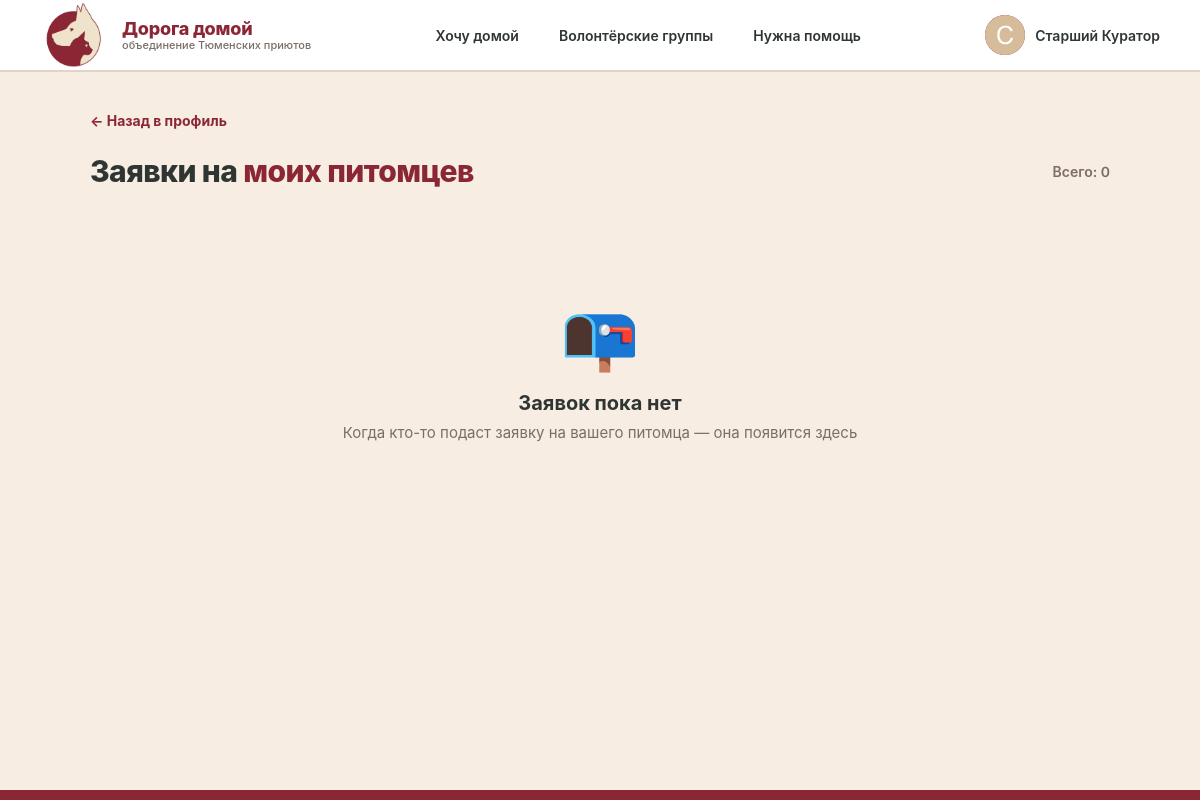
/events/my-applications/ (signed in), run on the app's committed database.
### users/models.py (models this page shows, shortened)
class User(AbstractUser):
    username = models.CharField(
        max_length=150,
        unique=True
    )
    ROLE_CHOICES = [
        ("user", "Население"),
        ("shelter", "Приют"),
    ]
    email = models.EmailField(
        verbose_name="Email",
        blank=True,
        null=True,
    )
    name = models.CharField(
        max_length=UserFieldLength.NAME,
        verbose_name="Имя",
    )
    surname = models.CharField(
        max_length=UserFieldLength.SURNAME,
        verbose_name="Фамилия",
    )
    avatar = models.ImageField(
        upload_to="avatars/",
        verbose_name="Аватарка",
        blank=True,
        null=True,
    )
    role = models.CharField(
        max_length=20,
        choices=ROLE_CHOICES,
        default="user"
    )
    phone = models.CharField(
        unique=True,
        max_length=UserFieldLength.PHONE,
        verbose_name="Телефон",
        blank=True,
        null=True,
    )
    vk = models.URLField(
        blank=True,
        verbose_name="Ссылка VK",
    )
    telegram = models.CharField(
        max_length=33,
        blank=True,
        verbose_name="Telegram",
    )
    about = models.TextField(
        blank=True,
        null=True,
        verbose_name="О себе",
    )
    favorites = models.ManyToManyField(
        "animals.Animal",
        related_name="interested_users",
        blank=True,
        verbose_name="Избранные животные",
    )
    USERNAME_FIELD = "username"
    REQUIRED_FIELDS = ["email", "name", "surname"]
    objects = UserManager()
    class Meta:
        verbose_name = "Пользователь"
        verbose_name_plural = "Пользователи"
        ordering = ["-date_joined"]

### events/views.py (the view)
# urls.py: path("my-applications/", MyApplicationsView.as_view(), name="my_applications"),
class MyApplicationsView(LoginRequiredMixin, ListView):
    model = Application
    template_name = "applications/applications_list.html"
    context_object_name = "applications"
    login_url = "users:login"
    def get_queryset(self):
        return (
            Application.objects
            .filter(animal__owner=self.request.user)
            .select_related("animal", "owner")
            .order_by("-created_at")
        )

### events/templates/applications/applications_list.html (shortened to what this page needs)
{% extends "base.html" %}
{% block content %}
<div class="page page--medium">
  <div style="margin-bottom:24px;font-size:14px;">
    <a href="{% url 'users:user_detail' request.user.id %}" style="color:var(--red);font-weight:700;">← Назад в профиль</a>
  </div>
  <div class="list-header">
    <h1>Заявки на <span style="color:var(--red);">моих питомцев</span></h1>
    <span style="font-size:14px;color:var(--muted);font-weight:600;">
      Всего: {{ applications.count }}
    </span>
  </div>
  {% if applications %}
    <div style="display:flex;flex-direction:column;gap:16px;">
      {% for app in applications %}
        <div class="section-card" style="padding:24px 28px;">
          <div style="display:flex;gap:20px;align-items:flex-start;flex-wrap:wrap;">
            <a href="{% url 'animals:details' app.animal.id %}"
               style="display:flex;align-items:center;gap:12px;flex-shrink:0;text-decoration:none;color:inherit;">
              {% with photo=app.animal.photos.first %}
                {% if photo %}
                  <img src="{{ photo.image.url }}" alt="{{ app.animal.name }}"
                       style="width:64px;height:64px;border-radius:var(--r-sm);object-fit:cover;flex-shrink:0;" />
                {% else %}
                  <div style="width:64px;height:64px;border-radius:var(--r-sm);background:var(--cream2);display:flex;align-items:center;justify-content:center;font-size:28px;flex-shrink:0;">
                    {% if app.animal.animal_type == 'cat' %}🐈{% else %}🐕{% endif %}
                  </div>
                {% endif %}
              {% endwith %}
              <div>
                <div style="font-weight:800;font-size:16px;">{{ app.animal.name }}</div>
                <div style="font-size:13px;color:var(--muted);">{{ app.animal.age_display }}, {{ app.animal.get_sex_display|lower }}</div>
              </div>
            </a>
            <div style="flex-shrink:0;">
              <span class="badge {% if app.title == 'take_home' %}badge--red{% else %}badge--yellow{% endif %}" style="font-size:13px;padding:6px 14px;">
                {% if app.title == 'take_home' %}🏠 Забрать домой{% else %}💛 Стать спонсором{% endif %}
              </span>
            </div>
            <div style="flex:1;min-width:200px;">
              <div style="font-size:12px;font-weight:700;text-transform:uppercase;letter-spacing:.06em;color:var(--muted);margin-bottom:8px;">Заявитель</div>
              <a href="{% url 'users:user_detail' app.owner.id %}"
                 style="display:flex;align-items:center;gap:8px;text-decoration:none;color:inherit;margin-bottom:10px;">
                {% if app.owner.avatar %}
                  <img src="{{ app.owner.avatar.url }}" alt=""
                       style="width:32px;height:32px;border-radius:50%;object-fit:cover;" />
                {% else %}
                  <div class="avatar-circle" style="width:32px;height:32px;font-size:12px;">
                    {{ app.owner.name|first|upper }}
                  </div>
                {% endif %}
                <span style="font-weight:700;font-size:14px;">
                  {% if app.owner.name %}{{ app.owner.name }} {{ app.owner.surname }}{% else %}{{ app.owner.username }}{% endif %}
                </span>
              </a>
              <div style="display:flex;flex-direction:column;gap:4px;">
                {% if app.phone %}
                  <div style="font-size:13px;color:var(--muted);">📞 {{ app.phone }}</div>
                {% endif %}
                {% if app.telegram %}
                  <div style="font-size:13px;color:var(--muted);">
                    ✈️ <a href="https://t.me/{{ app.telegram }}" style="color:var(--red);">@{{ app.telegram }}</a>
                  </div>
                {% endif %}
                {% if app.vk %}
                  <div style="font-size:13px;color:var(--muted);">
                    🔵 <a href="{{ app.vk }}" target="_blank" style="color:var(--red);">VK</a>
                  </div>
                {% endif %}
                {% if not app.phone and not app.telegram and not app.vk %}
                  <div style="font-size:13px;color:var(--muted);">Контакты не указаны</div>
                {% endif %}
              </div>
            </div>
            {% if app.description %}
              <div style="flex:1;min-width:200px;">
                <div style="font-size:12px;font-weight:700;text-transform:uppercase;letter-spacing:.06em;color:var(--muted);margin-bottom:6px;">Комментарий</div>
                <div style="font-size:14px;line-height:1.5;color:var(--dark);">{{ app.description }}</div>
              </div>
            {% endif %}
            <div style="display:flex;flex-direction:column;align-items:flex-end;gap:12px;flex-shrink:0;">
              <div style="font-size:12px;color:var(--muted);">{{ app.created_at|date:"d.m.Y H:i" }}</div>
              <form method="post" action="{% url 'events:delete_application' app.id %}"
                    onsubmit="return confirm('Удалить заявку от {{ app.owner.username }}?');">
                {% csrf_token %}
                <button type="submit" class="btn btn-ghost btn-sm"
                        style="color:var(--red);border-color:var(--red);">
                  🗑 Удалить
                </button>
              </form>
            </div>
          </div>
        </div>
      {% endfor %}
    </div>
  {% else %}
    <div class="empty-state">
      <div class="empty-state__icon">📭</div>
      <h3>Заявок пока нет</h3>
      <p>Когда кто-то подаст заявку на вашего питомца — она появится здесь</p>
    </div>
  {% endif %}
</div>
{% endblock %}

### templates/base.html (shortened to what this page needs)
{% load static %}
<!DOCTYPE html>
<html lang="ru">
<head>
  <link rel="stylesheet" href="{% static 'css/style.css' %}" />
</head>
<body style="display:flex; flex-direction:column; min-height:100vh;">
<header class="header">
  <div class="header__inner">
    <a href="{% url 'home' %}" class="header__logo">
      <div class="header__logo-icon">
        <img src="{% static 'img/logo.jpg' %}">
      </div>
      <div class="header__logo-text">
        <div class="header__logo-title">
          Дорога домой
        </div>
        <div class="header__logo-sub">
          объединение Тюменских приютов
        </div>
      </div>
    </a>
    <nav class="header__nav">
      <a href="{% url 'animals:animal_list' %}" class="{% block nav_home %}{% endblock %}">Хочу домой</a>
      <a href="{% url 'users:group_list' %}" class="{% block nav_groups %}{% endblock %}">Волонтёрские группы</a>
      <a href="{% url 'events:event_list' %}" class="{% block nav_events %}{% endblock %}">Нужна помощь</a>
    </nav>
    <div class="header__user">
      {% if user.is_authenticated %}
        <a href="{% url 'users:user_detail' user.id %}" style="display:flex;align-items:center;gap:10px;">
          {% if user.avatar %}
            <img class="avatar-circle" src="{{ user.avatar.url }}" alt="{{ user.username }}" style="width:40px;height:40px;" />
          {% else %}
            <div class="avatar-circle" style="width:40px;height:40px;font-size:15px;">{{ user.name|first|upper }}</div>
          {% endif %}
          <span class="header__user-name">
            {% if user.name and user.surname %}{{ user.name }} {{ user.surname }}{% else %}{{ user.username }}{% endif %}
          </span>
        </a>
      {% else %}
        <div class="header__auth">
          <a href="{% url 'users:login' %}" class="ghost">Войти</a>
          <a href="{% url 'users:register' %}" class="cta">Регистрация</a>
        </div>
      {% endif %}
    </div>
  </div>
</header>
<main style="flex:1;">{% block content %}{% endblock %}</main>
<footer style="background:var(--red); height:10px; width:100%; flex-shrink:0;"></footer>
</body>
</html>

### static/css/style.css (style rules this page uses)
*, *::before, *::after { box-sizing: border-box; margin: 0; padding: 0; }
:root { --red: #8b2635; --red-dark:#6e1e29; --red-light:#b83347; --dark: #2e3532; --dark2: #1e2420; --cream: #f7ede2; --cream2: #efe4d8; --white: #ffffff; --muted: #7a6e66; --border: #e0d4c8; --shadow: 0 2px 16px rgba(46,53,50,.10); --shadow-h:0 6px 28px rgba(46,53,50,.18); --r: 16px; --r-sm: 10px; --r-pill: 50px; }
html { font-size: 16px; scroll-behavior: smooth; }
body { font-family: 'Inter', -apple-system, BlinkMacSystemFont, sans-serif; background: var(--cream); color: var(--dark); min-height: 100vh; }
a { text-decoration: none; color: inherit; }
img { max-width: 100%; display: block; }
.header { position: sticky; top: 0; z-index: 100; background: var(--white); border-bottom: 2px solid var(--border); height: 72px; display: flex; align-items: center; padding: 0 40px; }
.header__inner { width: 100%; max-width: 1400px; margin: 0 auto; display: flex; align-items: center; justify-content: space-between; gap: 24px; }
.header__logo { display: flex; align-items: center; gap: 12px; flex-shrink: 0; }
.header__logo-icon { width: 70px; height: 70px; background: var(--red); border-radius: 50%; display: flex; align-items: center; justify-content: center; overflow: hidden; flex-shrink: 0; }
.header__logo-icon { width: 70px; height: 70px; border-radius: 50%; overflow: hidden; display: flex; align-items: center; justify-content: center; background: transparent; flex-shrink: 0; }
.header__logo-icon img { width: 100%; height: 100%; object-fit: cover; display: block; }
.header__logo-text { line-height: 1.2; }
.header__logo-title { font-size: 18px; font-weight: 800; color: var(--red); letter-spacing: -.01em; }
.header__logo-sub { font-size: 11px; color: var(--muted); font-weight: 500; }
.header__nav { display: flex; align-items: center; gap: 4px; }
.header__nav a { padding: 8px 18px; font-size: 14px; font-weight: 600; color: var(--dark); border-radius: var(--r-pill); transition: background .15s, color .15s; white-space: nowrap; position: relative; }
.header__nav a::after { content: ''; position: absolute; bottom: 4px; left: 18px; right: 18px; height: 2px; background: var(--red); transform: scaleX(0); transition: transform .2s; }
.header__user { display: flex; align-items: center; gap: 10px; flex-shrink: 0; }
.avatar-circle { width: 40px; height: 40px; border-radius: 50%; object-fit: cover; background: var(--red); color: var(--white); display: flex; align-items: center; justify-content: center; font-weight: 700; font-size: 15px; flex-shrink: 0; }
.header__user-name { font-size: 14px; font-weight: 600; }
.page { max-width: 1400px; margin: 0 auto; padding: 40px 40px; }
.page--medium { max-width: 1100px; }
.header__logo-icon img { width: 100%; height: 100%; object-fit: cover; }
.list-header { display: flex; align-items: center; justify-content: space-between; margin-bottom: 28px; gap: 16px; flex-wrap: wrap; }
.list-header h1 { font-size: 30px; font-weight: 800; letter-spacing: -.02em; }
.empty-state { text-align: center; padding: 80px 20px; color: var(--muted); }
.empty-state__icon { font-size: 64px; margin-bottom: 16px; }
.empty-state h3 { font-size: 20px; font-weight: 700; margin-bottom: 8px; color: var(--dark); }
.empty-state p { font-size: 15px; }

### data on the page
User: avatar (picture), name "Старший", surname "Куратор"

### other printed values
{{ applications.count }} "0"
